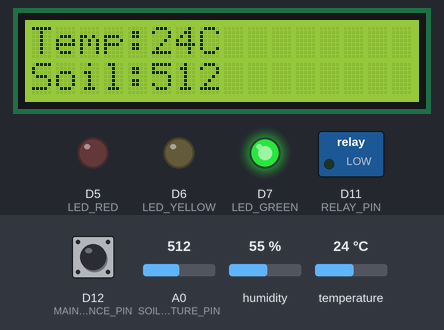
The sketch below on a simulated Arduino Uno R4 WiFi. Parts: 16×2 character LCD, switched loads named in the sketch (green lamp = pin HIGH), output pins drawn as LEDs (lit = HIGH). Inputs (shaded band) come from the test bench; at power-on: A0 (SOIL_MOISTURE_PIN) = 512, D12 (MAINTENANCE_PIN) HIGH, humidity 55 %, temperature 24 °C. WiFi joins after 1.5 s; servers stay silent unless stated; uploads are accepted with an empty reply; what the sketch prints to the serial monitor is not drawn.

Above: at 4.0 s.
4.1 s: A0 (SOIL_MOISTURE_PIN) set to 95
At 9.6 s:
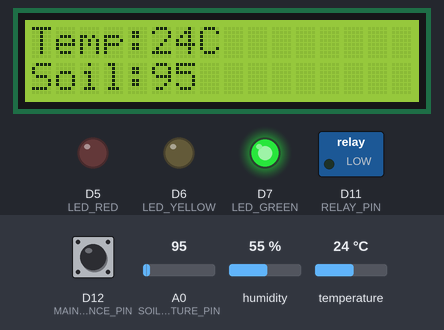
11.1 s: A0 (SOIL_MOISTURE_PIN) set to 79
At 15.9 s:
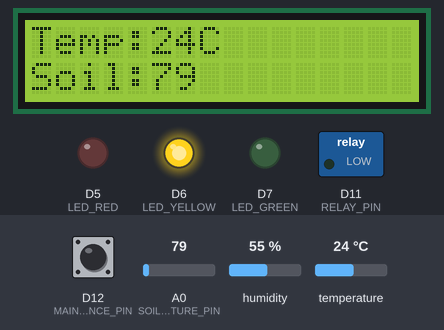
18.1 s: A0 (SOIL_MOISTURE_PIN) set to 55
At 22.1 s:
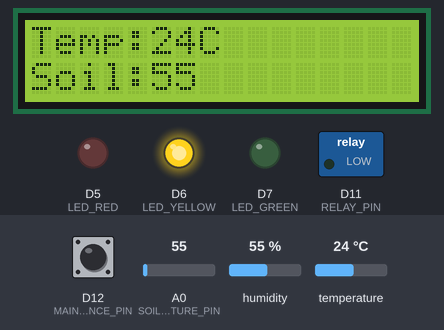
25.1 s: A0 (SOIL_MOISTURE_PIN) set to 46
At 29.5 s:
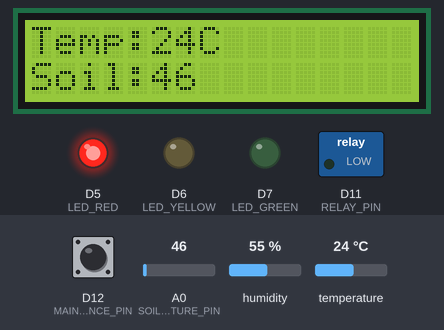
32.1 s: D12 (MAINTENANCE_PIN) pulled LOW for 3 s
At 35.0 s:
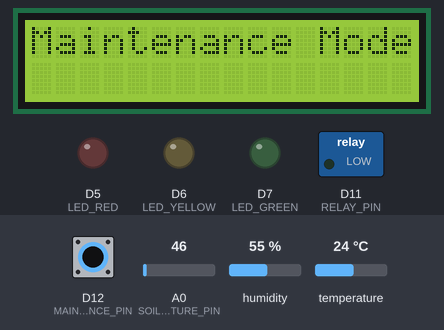
Timing chart, 0 to 36.5 s (numbered marks = the images above; inputs shaded):
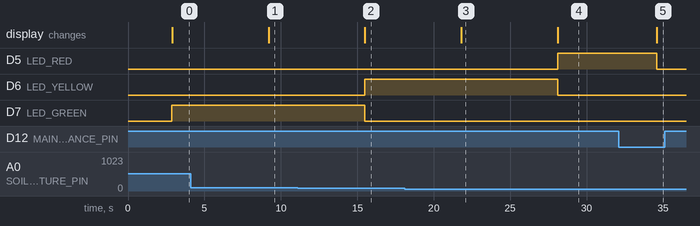

Measured:
- the behaviour switches between 90 and 89 on A0 (SOIL_MOISTURE_PIN) (found by bisection; images 1 and 2)
- the behaviour switches between 50 and 49 on A0 (SOIL_MOISTURE_PIN) (found by bisection; images 3 and 4)
- after the input at 4.1 s, the display: changes after 5.1 s (image 1)
- after the input at 11.1 s, D6 (LED_YELLOW): LOW → HIGH after 4.4 s; D7 (LED_GREEN): HIGH → LOW after 4.4 s; the display: changes after 4.4 s (image 2)
- after the input at 18.1 s, the display: changes after 3.7 s (image 3)
- after the input at 25.1 s, D5 (LED_RED): LOW → HIGH after 3.0 s; D6 (LED_YELLOW): HIGH → LOW after 3.0 s; the display: changes after 3.0 s (image 4)
- after the input at 32.1 s, D5 (LED_RED): HIGH → LOW after 2.5 s; the display: changes after 2.5 s (image 5)

The sketch:

main.ino
```cpp
#include <WiFiS3.h>            // WiFi library for Arduino R4
#include <Wire.h>              // I2C communication library
#include <LiquidCrystal_I2C.h>  // LCD display library
#include <SimpleDHT.h>          // DHT11 sensor library

// Favoriot API configurations
#define APIKEY "your_api_key_here" // Replace with your actual Favoriot API key
#define DEVICE_DEV_ID "AgriR4_1_device@einstronics" // Replace with your device ID

const char* ssid = "Einstronic-2.4G";     // Replace with your WiFi SSID
const char* password = "*Eins1014#";      // Replace with your WiFi password

// Pin assignments
#define MAINTENANCE_PIN 12
#define RELAY_PIN 11
#define LED_GREEN 7
#define LED_YELLOW 6
#define LED_RED 5
#define DHT11_PIN 10
#define SOIL_MOISTURE_PIN A0

// LCD configuration
LiquidCrystal_I2C lcd(0x27, 16, 2);

// DHT11 setup
SimpleDHT11 dht11(DHT11_PIN);

// Variables for sensor readings and state
bool maintenanceMode = false;
int soilMoistureLevel = 0;
int temperature = 0;
int humidity = 0;

void setup() {
  Serial.begin(115200);

  // Initialize pins
  pinMode(MAINTENANCE_PIN, INPUT_PULLUP);
  pinMode(RELAY_PIN, OUTPUT);
  pinMode(LED_GREEN, OUTPUT);
  pinMode(LED_YELLOW, OUTPUT);
  pinMode(LED_RED, OUTPUT);

  // Initialize LCD
  lcd.init();
  lcd.backlight();
  lcd.setCursor(0, 0);
  lcd.print("Initializing...");

  // Connect to Wi-Fi
  connectToWiFi();

  // Initial Favoriot API request
  sendFavoriotData(0, 0, 0);
}

void loop() {
  // Check for maintenance button press
  if (digitalRead(MAINTENANCE_PIN) == LOW) {
    delay(200); // Debounce delay
    maintenanceMode = !maintenanceMode; // Toggle maintenance mode
  }

  // If in maintenance mode, disable system
  if (maintenanceMode) {
    lcd.clear();
    lcd.setCursor(0, 0);
    lcd.print("Maintenance Mode");
    turnOffSystem();
    delay(1000);
    return;
  }

  // Read the sensors
  soilMoistureLevel = analogRead(SOIL_MOISTURE_PIN);
  readDHT11();

  // Control LEDs based on soil moisture
  controlLEDs(soilMoistureLevel);

  // Display values on the LCD
  lcd.clear();
  lcd.setCursor(0, 0);
  lcd.print("Temp:");
  lcd.print(temperature);
  lcd.print("C");

  lcd.setCursor(0, 1);
  lcd.print("Soil:");
  lcd.print(soilMoistureLevel);

  // Send data to Favoriot
  sendFavoriotData(temperature, humidity, soilMoistureLevel);

  delay(5000); // Delay between readings
}

// Function to read DHT11 sensor
void readDHT11() {
  byte temp = 0;
  byte hum = 0;
  dht11.read(&temp, &hum, NULL);
  temperature = (int)temp;
  humidity = (int)hum;
}

// Function to control LEDs based on soil moisture
void controlLEDs(int moisture) {
  if (moisture >= 90) {
    digitalWrite(LED_GREEN, HIGH);
    digitalWrite(LED_YELLOW, LOW);
    digitalWrite(LED_RED, LOW);
  } else if (moisture >= 50 && moisture < 90) {
    digitalWrite(LED_GREEN, LOW);
    digitalWrite(LED_YELLOW, HIGH);
    digitalWrite(LED_RED, LOW);
  } else {
    digitalWrite(LED_GREEN, LOW);
    digitalWrite(LED_YELLOW, LOW);
    digitalWrite(LED_RED, HIGH);
  }
}

// Function to turn off all outputs (for maintenance mode)
void turnOffSystem() {
  digitalWrite(LED_GREEN, LOW);
  digitalWrite(LED_YELLOW, LOW);
  digitalWrite(LED_RED, LOW);
  digitalWrite(RELAY_PIN, LOW);
}

// Function to connect to Wi-Fi
void connectToWiFi() {
  WiFi.begin(ssid, password);
  while (WiFi.status() != WL_CONNECTED) {
    delay(500);
    Serial.print(".");
  }
  Serial.println("WiFi Connected!");
}

// Function to send data to Favoriot platform using WiFiClient
void sendFavoriotData(int temp, int hum, int soil) {
  if (WiFi.status() == WL_CONNECTED) {
    WiFiClient client;
    const char* server = "apiv2.favoriot.com";
    const int port = 80;

    // API endpoint URL
    String url = "/v2/streams";

    // Construct the JSON payload
    String payload = "{\"device_developer_id\":\"" + String(DEVICE_DEV_ID) + "\",";
    payload += "\"data\":{\"temperature\":" + String(temp) + ",";
    payload += "\"humidity\":" + String(hum) + ",";
    payload += "\"soilMoisture\":" + String(soil) + "}}";

    // Connect to the server
    if (client.connect(server, port)) {
      // Construct the HTTP request
      client.println("POST " + url + " HTTP/1.1");
      client.println("Host: " + String(server));
      client.println("Content-Type: application/json");
      client.println("apikey: " + String(APIKEY));
      client.print("Content-Length: ");
      client.println(payload.length());
      client.println();
      client.println(payload);

      // Wait for response from server
      while (client.connected() && !client.available()) {
        delay(100);
      }

      // Read and print the response from the server
      String response = client.readString();
      Serial.println(response);

      // Close the connection
      client.stop();
    } else {
      Serial.println("Connection to server failed.");
    }
  } else {
    Serial.println("WiFi not connected.");
  }
}
```
